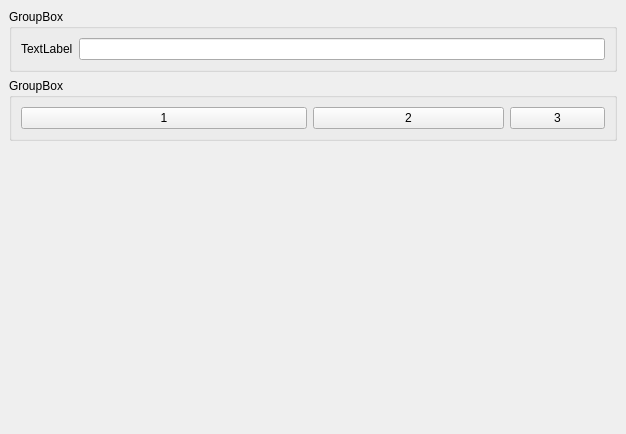
<?xml version="1.0" encoding="UTF-8"?>
<ui version="4.0">
 <class>MainWindow</class>
 <widget class="QMainWindow" name="MainWindow">
  <property name="geometry">
   <rect>
    <x>0</x>
    <y>0</y>
    <width>626</width>
    <height>434</height>
   </rect>
  </property>
  <property name="windowTitle">
   <string>MainWindow</string>
  </property>
  <widget class="QWidget" name="centralwidget">
   <layout class="QVBoxLayout" name="verticalLayout">
    <item>
     <widget class="QGroupBox" name="groupBox">
      <property name="title">
       <string>GroupBox</string>
      </property>
      <layout class="QHBoxLayout" name="horizontalLayout_3">
       <item>
        <layout class="QHBoxLayout" name="horizontalLayout">
         <item>
          <widget class="QLabel" name="label">
           <property name="text">
            <string>TextLabel</string>
           </property>
          </widget>
         </item>
         <item>
          <widget class="QLineEdit" name="lineEdit"/>
         </item>
        </layout>
       </item>
      </layout>
     </widget>
    </item>
    <item>
     <widget class="QGroupBox" name="groupBox_2">
      <property name="title">
       <string>GroupBox</string>
      </property>
      <layout class="QHBoxLayout" name="horizontalLayout_4">
       <item>
        <layout class="QHBoxLayout" name="horizontalLayout_2">
         <item>
          <widget class="QPushButton" name="pushButton">
           <property name="sizePolicy">
            <sizepolicy hsizetype="Minimum" vsizetype="Fixed">
             <horstretch>3</horstretch>
             <verstretch>0</verstretch>
            </sizepolicy>
           </property>
           <property name="text">
            <string>1</string>
           </property>
          </widget>
         </item>
         <item>
          <widget class="QPushButton" name="pushButton_2">
           <property name="sizePolicy">
            <sizepolicy hsizetype="Minimum" vsizetype="Fixed">
             <horstretch>2</horstretch>
             <verstretch>0</verstretch>
            </sizepolicy>
           </property>
           <property name="text">
            <string>2</string>
           </property>
          </widget>
         </item>
         <item>
          <widget class="QPushButton" name="pushButton_3">
           <property name="sizePolicy">
            <sizepolicy hsizetype="Minimum" vsizetype="Fixed">
             <horstretch>1</horstretch>
             <verstretch>0</verstretch>
            </sizepolicy>
           </property>
           <property name="text">
            <string>3</string>
           </property>
          </widget>
         </item>
        </layout>
       </item>
      </layout>
     </widget>
    </item>
    <item>
     <spacer name="verticalSpacer">
      <property name="orientation">
       <enum>Qt::Vertical</enum>
      </property>
      <property name="sizeHint" stdset="0">
       <size>
        <width>20</width>
        <height>263</height>
       </size>
      </property>
     </spacer>
    </item>
   </layout>
  </widget>
 </widget>
 <resources/>
 <connections/>
</ui>
